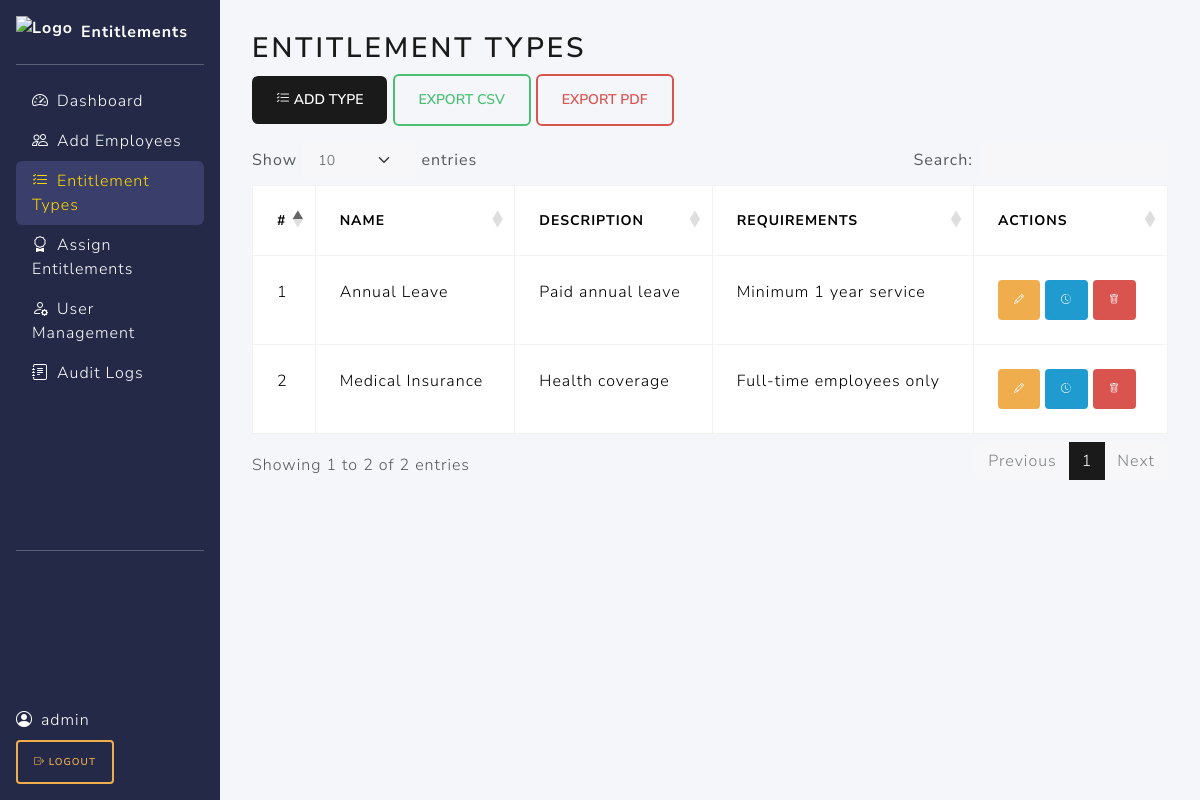
The page /pages/entitlement_types.php (signed in) on the database its author committed.
### tables this page shows
CREATE TABLE entitlement_types (
    id INT AUTO_INCREMENT PRIMARY KEY,
    name VARCHAR(100) NOT NULL UNIQUE,
    description TEXT,
    requirements TEXT,
    created_at TIMESTAMP DEFAULT CURRENT_TIMESTAMP
);

### pages/entitlement_types.php (the view, shortened to what this page needs)
<?php
require_once '../db/db.php';
$search = trim($_GET['search'] ?? '');
$where = $search ? "WHERE name LIKE ?" : '';
$params = $search ? ["%$search%"] : [];
$types = $pdo->prepare("SELECT * FROM entitlement_types $where ORDER BY id DESC");
$types->execute($params);
$types = $types->fetchAll();
$where = [];
$params = [];
$where_sql = $where ? 'WHERE ' . implode(' AND ', $where) : '';
$sql = "SELECT * FROM entitlement_types $where_sql ORDER BY id DESC";
$stmt = $pdo->prepare($sql);
$stmt->execute($params);
$types = $stmt->fetchAll();
?>
<!DOCTYPE html>
<html lang="en">
<head>
    <link rel="stylesheet" href="https://cdn.jsdelivr.net/npm/bootstrap@5.3.0/dist/css/bootstrap.min.css">
    <link rel="stylesheet" href="../assets/style.css">
    <link rel="stylesheet" href="https://cdn.jsdelivr.net/npm/datatables.net-bs5@1.13.6/css/dataTables.bootstrap5.min.css">
</head>
<body>
<?php include 'navbar.php'; ?>
<div class="main-content">
    <h2>Entitlement Types</h2>
    <button class="btn btn-primary mb-3" data-bs-toggle="modal" data-bs-target="#addModal"><i class="bi bi-list-check"></i> Add Type</button>
    <button class="btn btn-outline-success mb-3" onclick="window.location='?export=csv'">Export CSV</button>
    <button class="btn btn-outline-danger mb-3" onclick="window.location='?export=pdf'">Export PDF</button>
    <table id="typesTable" class="table table-hover table-bordered w-100">
        <thead><tr><th>#</th><th>Name</th><th>Description</th><th>Requirements</th><th>Actions</th></tr></thead>
        <tbody>
        <?php foreach ($types as $t): ?>
            <tr>
                <td><?php echo $t['id']; ?></td>
                <td><?php echo htmlspecialchars($t['name']); ?></td>
                <td><?php echo htmlspecialchars($t['description']); ?></td>
                <td><?php echo htmlspecialchars($t['requirements']); ?></td>
                <td>
                    <button class="btn btn-sm btn-warning" data-bs-toggle="modal" data-bs-target="#editModal<?php echo $t['id']; ?>"><i class="bi bi-pencil"></i></button>
                    <a href="edit_history.php?table=entitlement_types&id=<?php echo $t['id']; ?>" class="btn btn-sm btn-info"><i class="bi bi-clock-history"></i></a>
                    <?php if ($_SESSION['role'] === 'admin'): ?>
                    <a href="?delete=<?php echo $t['id']; ?>" class="btn btn-sm btn-danger" onclick="return confirm('Delete this type?')"><i class="bi bi-trash"></i></a>
                    <?php endif; ?>
                </td>
            </tr>
        <?php endforeach; ?>
        </tbody>
    </table>
    <div class="toast-container position-fixed top-0 end-0 p-3">
    </div>
</div>
</body>
</html>

### assets/style.css (style rules this page uses)
body { background: #f4f6fa; }
.main-content { margin-left: 220px; padding: 2rem 2rem 2rem 2rem; }
.toast-container { position: fixed; top: 1rem; right: 1rem; z-index: 2000; }
.table thead { background: #e9ecef; }

### rows shown on the page
entitlement_types: id "2", name "Medical Insurance", description "Health coverage", requirements "Full-time employees only"
entitlement_types: id "1", name "Annual Leave", description "Paid annual leave", requirements "Minimum 1 year service"

### other values the page prints
$_SESSION['username'] "admin"
